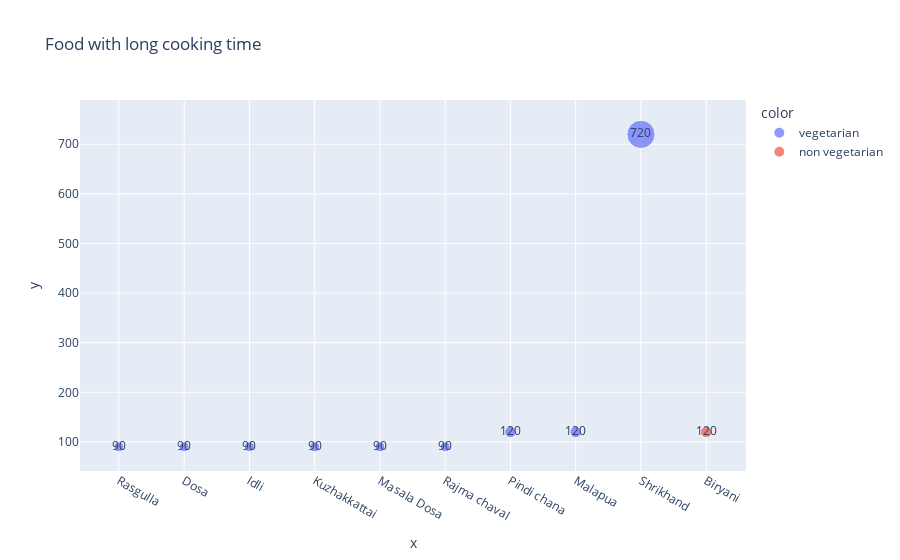

Notebook cell for this chart:
### Markdown cell above
Q6: What are the top ten snacks with longest/shortest cooking time?

### Code cell
cook_time= data[['name','cook_time','diet']].sort_values(by='cook_time')[-10:]
x= cook_time['name'].values
y= cook_time['cook_time'].values
px.scatter(x= x,y=y,color=cook_time['diet'],size=y,text=y,title='Food with long cooking time')

### Figure 1 — Plotly figure (JSON) as saved in the notebook; plotly's stock layout.template omitted (floating-point values rounded to 4 significant figures)
{"data": [{"hovertemplate": "color=vegetarian<br>x=%{x}<br>y=%{y}<br>size=%{marker.size}<br>text=%{text}<extra></extra>", "legendgroup": "vegetarian", "marker": {"color": "#636efa", "size": [90, 90, 90, 90, 90, 90, 120, 120, 720], "sizemode": "area", "sizeref": 1.8, "symbol": "circle"}, "mode": "markers+text", "name": "vegetarian", "orientation": "v", "showlegend": true, "text": [90, 90, 90, 90, 90, 90, 120, 120, 720], "type": "scatter", "x": ["Rasgulla", "Dosa", "Idli", "Kuzhakkattai", "Masala Dosa", "Rajma chaval", "Pindi chana", "Malapua", "Shrikhand"], "xaxis": "x", "y": [90, 90, 90, 90, 90, 90, 120, 120, 720], "yaxis": "y"}, {"hovertemplate": "color=non vegetarian<br>x=%{x}<br>y=%{y}<br>size=%{marker.size}<br>text=%{text}<extra></extra>", "legendgroup": "non vegetarian", "marker": {"color": "#EF553B", "size": [120], "sizemode": "area", "sizeref": 1.8, "symbol": "circle"}, "mode": "markers+text", "name": "non vegetarian", "orientation": "v", "showlegend": true, "text": [120], "type": "scatter", "x": ["Biryani"], "xaxis": "x", "y": [120], "yaxis": "y"}], "layout": {"legend": {"itemsizing": "constant", "title": {"text": "color"}, "tracegroupgap": 0}, "title": {"text": "Food with long cooking time"}, "xaxis": {"anchor": "y", "domain": [0, 1], "title": {"text": "x"}}, "yaxis": {"anchor": "x", "domain": [0, 1], "title": {"text": "y"}}}}
